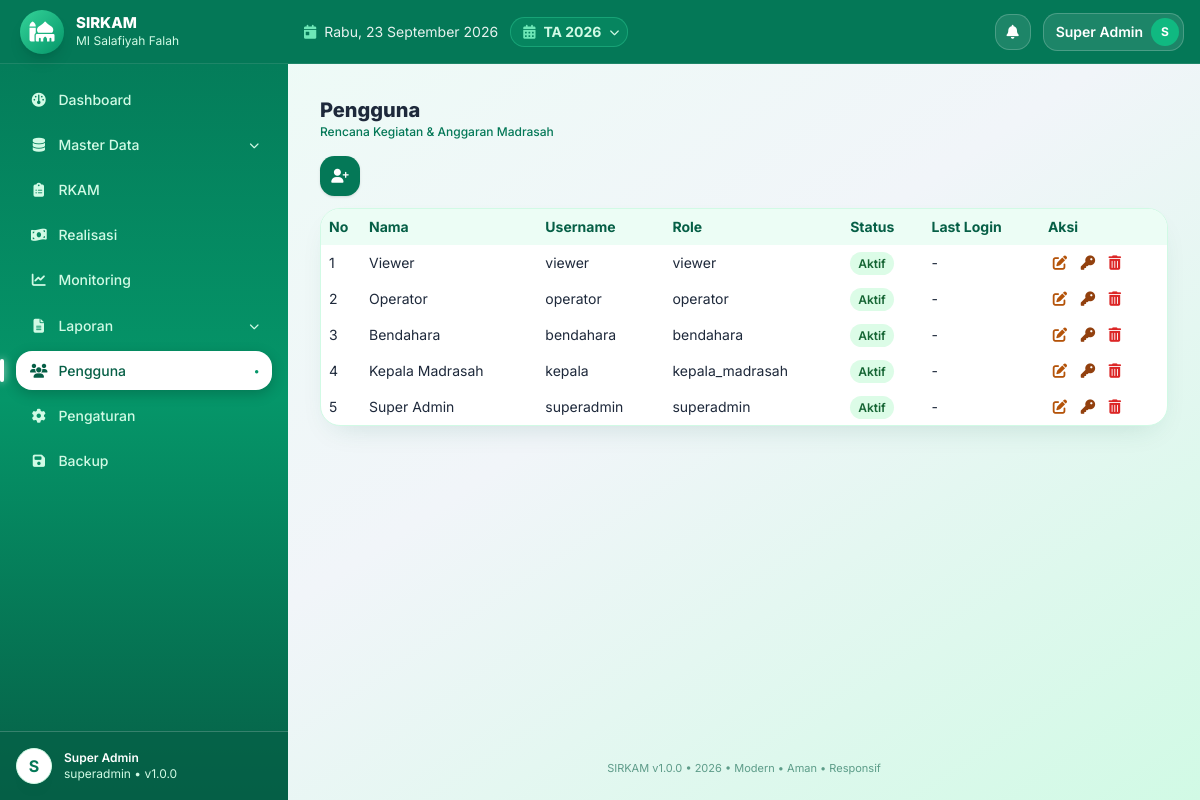
The app's page /users (signed in) with its own data.
### tables this page shows
CREATE TABLE IF NOT EXISTS app_settings (
  id INT UNSIGNED AUTO_INCREMENT PRIMARY KEY,
  skey VARCHAR(100) NOT NULL UNIQUE,
  svalue TEXT NULL
);

CREATE TABLE IF NOT EXISTS madrasah (
  id INT UNSIGNED AUTO_INCREMENT PRIMARY KEY,
  nama_madrasah VARCHAR(150) NOT NULL DEFAULT 'MI Salafiyah',
  nsm VARCHAR(30) NULL,
  npsn VARCHAR(30) NULL,
  alamat TEXT NULL,
  desa VARCHAR(100) NULL,
  kecamatan VARCHAR(100) NULL,
  kabupaten VARCHAR(100) NULL,
  provinsi VARCHAR(100) NULL,
  kode_pos VARCHAR(10) NULL,
  email VARCHAR(100) NULL,
  telepon VARCHAR(30) NULL,
  nama_kepala VARCHAR(100) NULL,
  nip_kepala VARCHAR(50) NULL,
  kepala_guru_id INT UNSIGNED NULL,
  nama_bendahara VARCHAR(100) NULL,
  nip_bendahara VARCHAR(50) NULL,
  bendahara_guru_id INT UNSIGNED NULL,
  logo VARCHAR(255) NULL,
  created_at TIMESTAMP DEFAULT CURRENT_TIMESTAMP,
  updated_at TIMESTAMP DEFAULT CURRENT_TIMESTAMP ON UPDATE CURRENT_TIMESTAMP
);

CREATE TABLE IF NOT EXISTS users (
  id INT UNSIGNED AUTO_INCREMENT PRIMARY KEY,
  nama VARCHAR(100) NOT NULL,
  username VARCHAR(50) NOT NULL UNIQUE,
  password VARCHAR(255) NOT NULL,
  role ENUM('superadmin','kepala_madrasah','bendahara','operator','viewer') NOT NULL DEFAULT 'operator',
  email VARCHAR(100) NULL,
  no_hp VARCHAR(20) NULL,
  status ENUM('aktif','nonaktif') NOT NULL DEFAULT 'aktif',
  must_change_password TINYINT(1) NOT NULL DEFAULT 1,
  failed_attempts INT NOT NULL DEFAULT 0,
  locked_until DATETIME NULL,
  last_login DATETIME NULL,
  created_at TIMESTAMP DEFAULT CURRENT_TIMESTAMP,
  updated_at TIMESTAMP DEFAULT CURRENT_TIMESTAMP ON UPDATE CURRENT_TIMESTAMP,
  INDEX idx_username (username),
  INDEX idx_role (role),
  INDEX idx_status (status)
);

CREATE TABLE IF NOT EXISTS tahun_anggaran (
  id INT UNSIGNED AUTO_INCREMENT PRIMARY KEY,
  tahun INT NOT NULL UNIQUE,
  tanggal_mulai DATE NULL,
  tanggal_selesai DATE NULL,
  status ENUM('draft','aktif','selesai','dikunci') NOT NULL DEFAULT 'draft',
  keterangan TEXT NULL,
  created_at TIMESTAMP DEFAULT CURRENT_TIMESTAMP,
  updated_at TIMESTAMP DEFAULT CURRENT_TIMESTAMP ON UPDATE CURRENT_TIMESTAMP,
  INDEX idx_tahun (tahun),
  INDEX idx_status (status)
);

### index.php (called while the page is built, shortened)
<?php
require_once __DIR__.'/config/bootstrap.php';
$url=trim($_GET['url']??'',"/");
$p=explode('/',$url);$page=$p[0];$arg=$p[1]??null;$arg2=$p[2]??null;
$content='';$title='Dashboard';
try{
switch($page){
case 'users': Rbac::check('dashboard'); if(Auth::role()!=='superadmin')Rbac::deny();$title='Pengguna';ob_start();require __DIR__.'/modules/users/index.php';$content=ob_get_clean();break;
}
}catch(Throwable $e){error_log($e->getMessage());$content='<div class="bg-red-50 border border-red-200 p-4 rounded">Terjadi kesalahan sistem.</div>';}
require __DIR__.'/views/layouts/main.php';

### core/Security.php (called while the page is built, shortened)
<?php
class Security{
public static function e($s){return htmlspecialchars((string)($s??''),ENT_QUOTES,'UTF-8');}
}

### core/Auth.php (called while the page is built, shortened)
<?php
class Auth{
public static function user(){return $_SESSION['user']??null;}
public static function role(){return $_SESSION['role']??null;}
}

### modules/users/index.php (the view, shortened to what this page needs)
<?php
$rows=$pdo->query("SELECT * FROM users ORDER BY id DESC")->fetchAll();
?>
<button onclick="userForm(0)" title="Tambah User" class="bg-emerald-700 hover:bg-emerald-800 text-white w-10 h-10 rounded-2xl text-sm mb-3 no-print shadow"><i class="fa-solid fa-user-plus"></i></button>
<div class="bg-white rounded shadow overflow-auto"><table class="w-full text-sm min-w-[700px]"><thead><tr class="bg-gray-50 border-b text-left"><th class="p-2 w-10">No</th><th class="p-2">Nama</th><th class="p-2">Username</th><th class="p-2">Role</th><th class="p-2">Status</th><th class="p-2">Last Login</th><th class="p-2 no-print">Aksi</th></tr></thead><tbody>
<?php $no=1;foreach($rows as $r):?><tr class="border-b"><td class="p-2"><?=$no++?></td><td class="p-2"><?=Security::e($r['nama'])?></td><td class="p-2"><?=Security::e($r['username'])?></td><td class="p-2"><?=Security::e($r['role'])?></td><td class="p-2"><?=Helper::badgeStatus($r['status'])?></td><td class="p-2"><?=Security::e($r['last_login']??'-')?></td>
<td class="p-2 no-print"><button onclick='userForm(<?=$r['id']?>,<?=json_encode($r,JSON_HEX_APOS|JSON_HEX_QUOT)?>)' title="Edit" class="btn-ic btn-edit"><i class="fa-solid fa-pen-to-square"></i></button> <button onclick="userReset(<?=$r['id']?>)" title="Reset Password" class="btn-ic btn-key"><i class="fa-solid fa-key"></i></button> <button onclick="userDel(<?=$r['id']?>)" title="Hapus" class="btn-ic btn-del"><i class="fa-solid fa-trash-can"></i></button></td></tr><?php endforeach;?></tbody></table></div>

### core/Helper.php (shortened to what this page needs)
<?php
class Helper{
public static function setting($pdo,$k,$d=''){$s=$pdo->prepare("SELECT svalue FROM app_settings WHERE skey=?");$s->execute([$k]);$r=$s->fetchColumn();return $r!==false?$r:$d;}
public static function tahunAktif($pdo){$s=$pdo->query("SELECT * FROM tahun_anggaran WHERE status='aktif' LIMIT 1");$r=$s->fetch();if(!$r){$s=$pdo->query("SELECT * FROM tahun_anggaran ORDER BY tahun DESC LIMIT 1");$r=$s->fetch();}return $r;}
public static function badgeStatus($s){$m=['draft'=>'bg-gray-200 text-gray-700','diajukan'=>'bg-yellow-100 text-yellow-800','diverifikasi'=>'bg-blue-100 text-blue-800','disetujui'=>'bg-green-100 text-green-800','ditolak'=>'bg-red-100 text-red-800','direvisi'=>'bg-orange-100 text-orange-800','dikunci'=>'bg-slate-800 text-white','aktif'=>'bg-green-100 text-green-800','nonaktif'=>'bg-gray-200 text-gray-600','selesai'=>'bg-slate-200 text-slate-700'];$c=$m[strtolower($s)]??'bg-gray-100';return '<span class="px-2 py-1 rounded text-xs font-semibold '.$c.'">'.htmlspecialchars(self::titleCase($s)).'</span>';}
public static function titleCase($s){return ucwords(strtolower(trim((string)$s)));}
}

### views/layouts/main.php (shortened to what this page needs)
<!DOCTYPE html><html lang="id"><head><meta charset="UTF-8"><meta name="viewport" content="width=device-width,initial-scale=1">
<script src="https://cdn.tailwindcss.com"></script><script src="https://cdn.jsdelivr.net/npm/sweetalert2@11"></script>
<link rel="stylesheet" href="https://cdnjs.cloudflare.com/ajax/libs/font-awesome/6.5.2/css/all.min.css">
</head>
<body class="bg-gradient-to-br from-emerald-50 via-slate-100 to-emerald-100 min-h-screen text-slate-800">
<?php $u=Auth::user(); $role=Auth::role(); if($role==='superadmin'){$notif=$pdo->query("SELECT COUNT(*) c FROM notifications WHERE is_read=0")->fetchColumn();}else{$nq=$pdo->prepare("SELECT COUNT(*) c FROM notifications WHERE is_read=0 AND (role_target=? OR role_target IS NULL OR role_target='' OR user_id=?)");$nq->execute([$role,Auth::id()]);$notif=$nq->fetchColumn();} $initial=strtoupper(substr($u['nama']??'U',0,1)); $mlogo=$pdo->query("SELECT logo,nama_madrasah FROM madrasah WHERE id=1")->fetch(); $appName=Helper::setting($pdo,'app_name','SIRKAM'); $appVer=Helper::setting($pdo,'sys_version',APP_VERSION); $thAktif=Helper::tahunAktif($pdo); $thList=$pdo->query("SELECT id,tahun,status FROM tahun_anggaran ORDER BY tahun DESC")->fetchAll(); ?>
<div class="flex min-h-screen">
<aside id="sidebar" class="bg-gradient-to-b from-emerald-700 via-emerald-600 to-emerald-800 text-white hidden md:flex flex-col no-print fixed md:sticky top-0 inset-y-0 left-0 z-40 w-72 h-screen shrink-0 overflow-hidden">
<div class="h-16 px-5 flex items-center gap-3 shrink-0 bg-emerald-700 border-b border-white/10">
<?php $logoFile=!empty($mlogo['logo'])?__DIR__.'/../../uploads/logo/'.$mlogo['logo']:''; $logoOk=$logoFile&&is_file($logoFile); $logoV=$logoOk?filemtime($logoFile):0; ?>
<?php if($logoOk):?><img src="<?=BASE_URL?>uploads/logo/<?=Security::e($mlogo['logo'])?>?v=<?=$logoV?>" class="w-11 h-11 rounded-2xl object-contain bg-white p-1 shadow-lg"><?php else:?><div class="w-11 h-11 rounded-2xl bg-gradient-to-br from-emerald-400 to-emerald-600 flex items-center justify-center text-xl shadow-lg"><i class="fa-solid fa-mosque"></i></div><?php endif;?>
<div class="min-w-0"><div class="font-extrabold text-[15px] leading-tight truncate"><?=Security::e($appName)?></div><div class="text-xs text-emerald-100 truncate"><?=Security::e($mlogo['nama_madrasah']??'')?></div></div></div>
<?php $cur=$page??'dashboard'; if($cur==='print'||$cur==='export')$cur='laporan'; ?>
<nav class="flex-1 p-4 space-y-1.5 text-sm overflow-y-auto" id="nav">
<a href="<?=BASE_URL?>" data-p="dashboard" class="navlink <?=($cur==='dashboard'?'active':'')?>"><i class="fa-solid fa-gauge w-5 text-center"></i> Dashboard</a>
<?php if(in_array($role,['superadmin','operator'])):?>
<div>
<button type="button" onclick="toggleMaster()" class="navlink parent w-full text-left <?=($cur==='master'?'active':'')?>"><i class="fa-solid fa-database w-5 text-center"></i> <span>Master Data</span> <i id="mchev" class="fa-solid fa-chevron-down text-[10px] transition-transform"></i></button>
</div>
<?php endif;?>
<a href="<?=BASE_URL?>rkam" data-p="rkam" class="navlink <?=($cur==='rkam'?'active':'')?>"><i class="fa-solid fa-clipboard-list w-5 text-center"></i> RKAM</a>
<a href="<?=BASE_URL?>realisasi" data-p="realisasi" class="navlink <?=($cur==='realisasi'?'active':'')?>"><i class="fa-solid fa-money-bill-wave w-5 text-center"></i> Realisasi</a>
<a href="<?=BASE_URL?>monitoring" data-p="monitoring" class="navlink <?=($cur==='monitoring'?'active':'')?>"><i class="fa-solid fa-chart-line w-5 text-center"></i> Monitoring</a>
<div>
<button type="button" onclick="toggleLap()" class="navlink parent w-full text-left <?=($cur==='laporan'?'active':'')?>"><i class="fa-solid fa-file-lines w-5 text-center"></i> <span>Laporan</span> <i id="lchev" class="fa-solid fa-chevron-down text-[10px] transition-transform"></i></button>
</div>
<?php if($role==='superadmin'):?><a href="<?=BASE_URL?>users" data-p="users" class="navlink <?=($cur==='users'?'active':'')?>"><i class="fa-solid fa-users w-5 text-center"></i> Pengguna</a><?php endif;?>
<?php if(in_array($role,['superadmin','kepala_madrasah','bendahara'])):?><a href="<?=BASE_URL?>pengaturan" data-p="pengaturan" class="navlink <?=($cur==='pengaturan'?'active':'')?>"><i class="fa-solid fa-gear w-5 text-center"></i> Pengaturan</a><?php endif;?>
<?php if($role==='superadmin'):?><a href="<?=BASE_URL?>backup" data-p="backup" class="navlink <?=($cur==='backup'?'active':'')?>"><i class="fa-solid fa-floppy-disk w-5 text-center"></i> Backup</a><?php endif;?>
</nav>
<div class="p-4 border-t border-white/20 flex items-center gap-3 shrink-0 bg-emerald-800/60">
<div class="w-9 h-9 rounded-full bg-white text-emerald-700 flex items-center justify-center font-bold"><?=$initial?></div>
<div class="text-xs"><div class="font-semibold text-white"><?=Security::e($u['nama']??'')?></div><div class="text-emerald-100"><?=Security::e($role)?> • v<?=Security::e($appVer)?></div></div></div></aside>
<div class="flex-1 flex flex-col min-w-0 md:ml-0">
<header class="sticky top-0 z-20 bg-emerald-700 text-white px-4 h-16 flex items-center gap-3 no-print shrink-0 border-b border-white/10">
<?php $hari=['Senin','Selasa','Rabu','Kamis','Jumat','Sabtu','Minggu']; $bulan=[1=>'Januari','Februari','Maret','April','Mei','Juni','Juli','Agustus','September','Oktober','November','Desember']; ?>
<div class="hidden sm:flex items-center gap-2 text-white/90 text-sm"><i class="fa-solid fa-calendar-day text-emerald-300"></i><span><?=$hari[date('N')-1]?>, <?=date('j')?> <?=$bulan[(int)date('n')]?> <?=date('Y')?></span></div>
<div class="relative">
<button onclick="toggleTahun(event)" title="Tahun Anggaran Aktif" class="hidden sm:flex items-center gap-2 bg-emerald-500/20 border border-emerald-400/40 text-emerald-100 rounded-full pl-3 pr-2 py-1 text-sm hover:bg-emerald-500/30"><i class="fa-solid fa-calendar-days text-emerald-300"></i><span class="font-bold">TA <?=Security::e($thAktif['tahun']??'-')?></span><i class="fa-solid fa-chevron-down text-[10px]"></i></button>
</div>
<div class="ml-auto flex items-center gap-3 text-sm">
<div class="relative">
<button onclick="toggleNotif(event)" class="relative w-9 h-9 rounded-xl bg-white/10 border border-white/20 text-white hover:bg-white/20"><i class="fa-solid fa-bell"></i></button>
</div>
<div class="relative" id="userWrap">
<button type="button" aria-haspopup="true" onclick="toggleUser(event)" onmouseenter="showUser()" class="flex items-center gap-2 bg-white/10 border border-white/20 rounded-full pl-3 pr-1 py-1 hover:bg-white/20"><span class="font-semibold text-white text-sm max-w-32 truncate"><?=Security::e($u['nama']??'')?></span><span class="w-7 h-7 rounded-full bg-emerald-500 text-white flex items-center justify-center text-xs font-bold shrink-0"><?=$initial?></span></button>
</div></div></header>
<main class="p-4 md:p-8 flex-1 max-w-7xl w-full mx-auto">
<div class="mb-4"><div class="font-extrabold text-xl text-slate-800"><?=Security::e($title??'')?></div><div class="text-xs text-emerald-700 font-medium">Rencana Kegiatan & Anggaran Madrasah</div></div>
<?=$content??''?></main>
<footer class="px-6 pb-6 text-center text-[11px] text-emerald-800/60 no-print"><?=Security::e($appName)?> v<?=Security::e($appVer)?> • <?=date('Y')?> • Modern • Aman • Responsif</footer></div></div>
</body></html>

### views/layouts/main.php (style rules this page uses)
body { font-family:'Inter',system-ui,sans-serif }
html { scroll-behavior:smooth }
* { scrollbar-width:thin;scrollbar-color:#cbd5e1 transparent }
table thead tr { background:#ecfdf5 !important }
table thead th { color:#065f46 !important;font-weight:700 !important;text-transform:capitalize !important }
.bg-white { border:1px solid #d1fae5 }
.navlink { position:relative;display:flex;align-items:center;gap:.6rem;padding:.6rem .8rem;border-radius:1rem;color:#d1fae5;font-weight:500;transition:.15s }
.navlink.active { background:#fff;color:#065f46;box-shadow:0 4px 14px rgba(0,0,0,.2) }
.navlink.active::before { content:'';position:absolute;left:-1rem;top:20%;bottom:20%;width:4px;border-radius:99px;background:#fff;box-shadow:0 0 8px rgba(255,255,255,.8) }
.navlink.active::after { content:'●';margin-left:auto;font-size:8px;color:#059669 }
#mchev,#lchev { margin-left:auto;flex-shrink:0 }
.rounded { border-radius:.9rem !important }
.rounded-xl { border-radius:1.25rem !important }
.rounded-2xl { border-radius:1.5rem !important }
.bg-white { border-radius:1.25rem !important;box-shadow:0 12px 30px -14px rgba(6,95,70,.18) !important }
button:not(.swal2-confirm):not(.swal2-cancel):not(.swal2-close) { border-radius:.9rem !important }
table { border-collapse:separate !important;border-spacing:0 }
table thead th:first-child { border-top-left-radius:1rem }
table thead th:last-child { border-top-right-radius:1rem }
.btn-ic { width:auto;height:auto;display:inline-flex;align-items:center;justify-content:center;font-size:.9rem;transition:.15s;background:transparent !important;border:0 !important;border-radius:0 !important;box-shadow:none !important;padding:.15rem .3rem }
.btn-edit { color:#b45309 !important }
.btn-del { color:#dc2626 !important }
.btn-key { color:#92400e !important }

### records on screen
app_settings: svalue "SIRKAM"
madrasah: nama_madrasah "MI Salafiyah Falah"
users: nama "S", nama "Super Admin", username "superadmin", role "superadmin", status "Aktif", last_login "-"
app_settings: svalue "1.0.0"
tahun_anggaran: tahun "2026"
users: nama "Viewer", username "viewer", role "viewer", status "Aktif", last_login "-"
users: nama "Operator", username "operator", role "operator", status "Aktif", last_login "-"
users: nama "Bendahara", username "bendahara", role "bendahara", status "Aktif", last_login "-"
users: nama "Kepala Madrasah", username "kepala", role "kepala_madrasah", status "Aktif", last_login "-"

### other values on screen
Security::e($role) "superadmin"
Security::e($title??'') "Pengguna"
